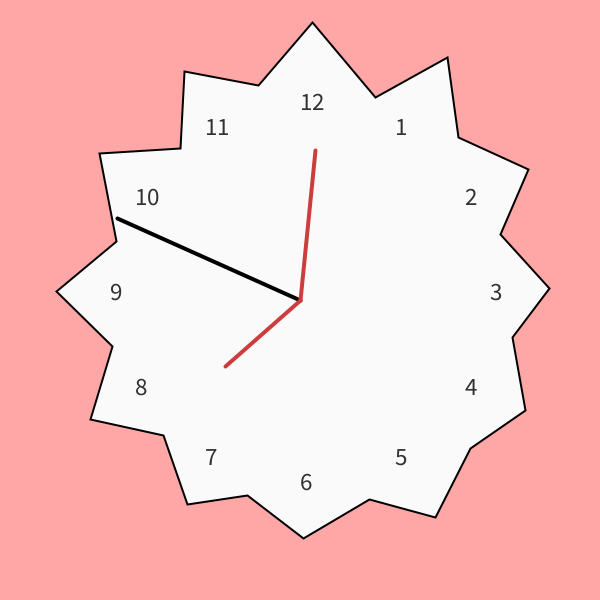
Frame 1 (no input)
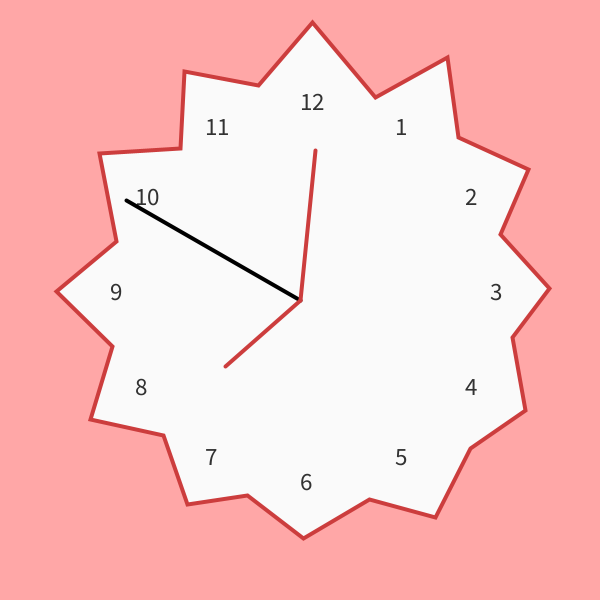
Frame 60 (the mouse pressed at the canvas centre just before this capture)
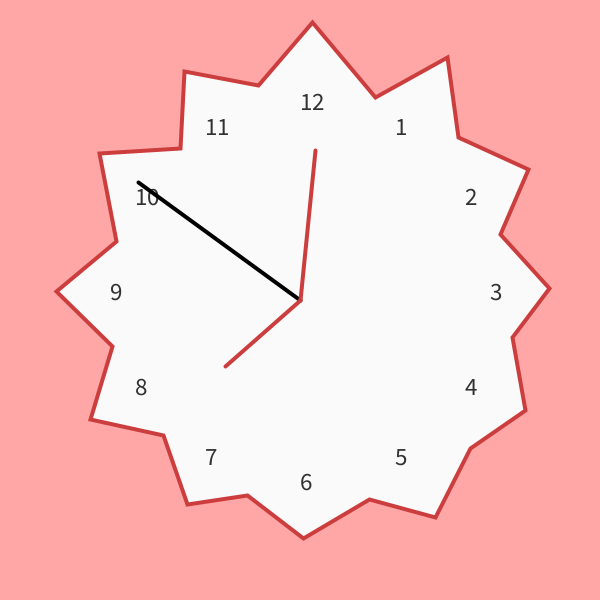
Frame 120 (the mouse held since frame 60 and released just before this capture)

The Processing sketch that drew these frames (run headless with seeded random() and noise(); from frame 60 on, the mouse is pressed at the canvas centre):

// Processing sketch: processing_144263
// ── processing_144263.pde


float x,y; 


void setup(){ 


size(600,600); 


smooth(); 


strokeWeight(2); 


textSize(25);   //sige pont size 


x=width/2; 


y=height/2; 


} 


void draw(){ 
 


println(mouseX + " : " + mouseY); 


background(255, 167, 167); 


drawclock(); 


} 


void drawclock(){ 


  fill(250);          //sige col.or   rgbx2.3 



beginShape(); 


vertex (312,22);
vertex (375,97); 
vertex (447,57); 
vertex (458,137);
vertex (528,169);
vertex (500,234); 
vertex (549,288);
vertex (512,337);//3.5
vertex (525,410);
vertex (470,448);
vertex (435,517); 
vertex (369,499);
vertex (303,538);
vertex (247,495);
vertex (187,504);
vertex (163,435);
vertex (90,419);
vertex (112,346);
vertex (56,291);
vertex (116,241);
vertex (99,153);
vertex (180,148);
vertex (184,71);
vertex (258,85);


endShape(CLOSE); 


strokeWeight(4); 


noFill (); 


beginShape(); 


  


endShape(CLOSE); 



  drawNumbers(); 


float s_angle=map(second(),0,60,0,TWO_PI); 


pushMatrix(); 


translate(x,y); 


rotate(s_angle); 


stroke(0); //banel col.or 


line(0,0,0,-200); 


popMatrix(); 


float M_angle=map(minute(),0,60,0,TWO_PI); 


pushMatrix(); 


translate(x,y); 


rotate(M_angle); 


stroke(204,61,61); //banel col.or 


line(0,0,0,-100); 


popMatrix(); 


float h_angle=map(hour(),0,60,0,TWO_PI); 


pushMatrix(); 


translate(x,y); 


rotate(h_angle); 


stroke(204,61,61); // banel col.or (back) 


line(0,0,0,-150); 


popMatrix(); 


} 


void drawNumbers(){ 


  float r=190; 


  float inc=TWO_PI/12; 


  for (int i=1; i<=12; i++){ 


    float xn=x+cos (i*inc-HALF_PI)*r; 


    float yn= y+sin(i*inc-HALF_PI)*r; 


    fill(50); 


    text(i,xn,yn); 


  }} 
